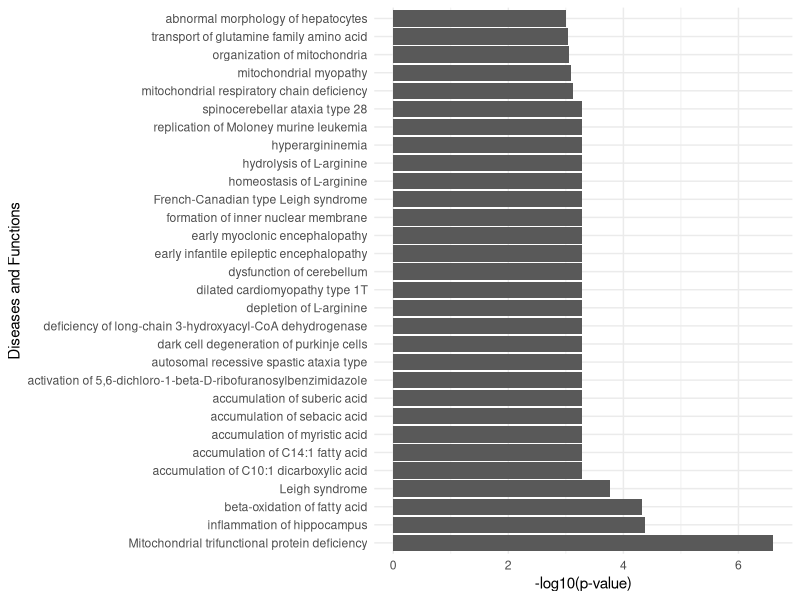
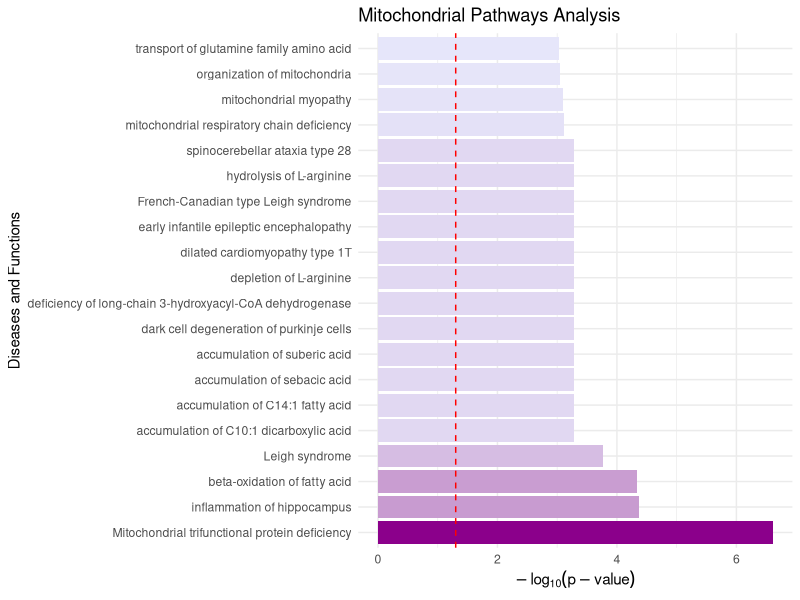
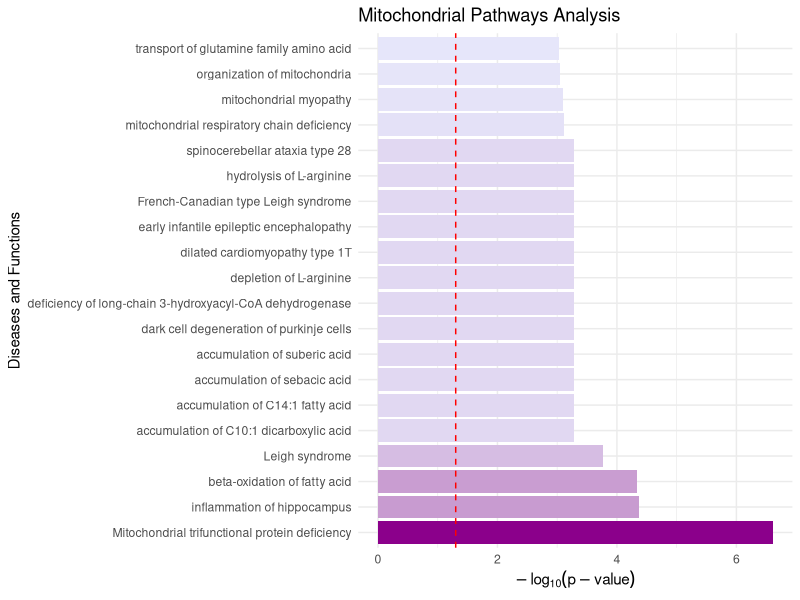

The R source for these figures, in order:
# Load necessary libraries
library(ggplot2)  # For data visualization

# IPA Analysis: Identifying Mitochondrial-Related Pathways
#####################################################################

# Creating vectors for each column: diseases/functions and their corresponding p-values
diseases_and_functions <- c(
  "Mitochondrial trifunctional protein deficiency",
  "inflammation of hippocampus",
  "beta-oxidation of fatty acid",
  "Leigh syndrome",
  "replication of Moloney murine leukemia",
  "dilated cardiomyopathy type 1T",
  "accumulation of suberic acid",
  "depletion of L-arginine",
  "accumulation of C10:1 dicarboxylic acid",
  "activation of 5,6-dichloro-1-beta-D-ribofuranosylbenzimidazole",
  "dysfunction of cerebellum",
  "autosomal recessive spastic ataxia type",
  "hyperargininemia",
  "dark cell degeneration of purkinje cells",
  "hydrolysis of L-arginine",
  "accumulation of sebacic acid",
  "early infantile epileptic encephalopathy",
  "formation of inner nuclear membrane",
  "early myoclonic encephalopathy",
  "homeostasis of L-arginine",
  "accumulation of myristic acid",
  "spinocerebellar ataxia type 28",
  "French-Canadian type Leigh syndrome",
  "deficiency of long-chain 3-hydroxyacyl-CoA dehydrogenase",
  "accumulation of C14:1 fatty acid",
  "mitochondrial respiratory chain deficiency",
  "mitochondrial myopathy",
  "organization of mitochondria",
  "transport of glutamine family amino acid",
  "abnormal morphology of hepatocytes"
)

p_values <- c(
  2.47E-07, 4.21E-05, 4.66E-05, 1.72E-04, 5.14E-04, 5.14E-04, 5.14E-04,
  5.14E-04, 5.14E-04, 5.14E-04, 5.14E-04, 5.14E-04, 5.14E-04, 5.14E-04,
  5.14E-04, 5.14E-04, 5.14E-04, 5.14E-04, 5.14E-04, 5.14E-04, 5.14E-04,
  5.14E-04, 5.14E-04, 5.14E-04, 5.14E-04, 7.63E-04, 8.02E-04, 8.81E-04,
  9.23E-04, 9.86E-04
)

# Combining vectors into a dataframe
dataframe <- data.frame(
  DiseasesAndFunctions = diseases_and_functions, 
  PValue = p_values,
  stringsAsFactors = FALSE  # Avoid converting strings to factors
)

# Calculate -log10(p-value) for better visualization of significance
dataframe$LogPValue <- -log10(dataframe$PValue)

# Initial Plotting: Horizontal Bar Chart of Significance Levels
#####################################################################
ggplot(dataframe, aes(x = reorder(DiseasesAndFunctions, -LogPValue), y = LogPValue)) +
  geom_bar(stat = "identity") +
  coord_flip() +  # Makes the bar chart horizontal
  xlab("Diseases and Functions") +
  ylab("-log10(p-value)") +
  theme_minimal()  # Uses a minimal theme for a cleaner look

# Filtering Data for Mitochondrial-Related Pathways
#####################################################################
# Selecting entries related to mitochondrial pathways based on prior analysis
mito_related_terms <- c(
  "Mitochondrial trifunctional protein deficiency",
  "inflammation of hippocampus",
  "beta-oxidation of fatty acid",
  "Leigh syndrome",
  "dilated cardiomyopathy type 1T",
  "accumulation of suberic acid",
  "depletion of L-arginine",
  "accumulation of C10:1 dicarboxylic acid",
  "dark cell degeneration of purkinje cells",
  "hydrolysis of L-arginine",
  "accumulation of sebacic acid",
  "early infantile epileptic encephalopathy",
  "spinocerebellar ataxia type 28",
  "French-Canadian type Leigh syndrome",
  "deficiency of long-chain 3-hydroxyacyl-CoA dehydrogenase",
  "accumulation of C14:1 fatty acid",
  "mitochondrial respiratory chain deficiency",
  "mitochondrial myopathy",
  "organization of mitochondria",
  "transport of glutamine family amino acid"
)

# Filtering the original dataframe for entries that are mitochondrial-related
mito_linked_dataframe <- dataframe[dataframe$DiseasesAndFunctions %in% mito_related_terms, ]

# Final Visualization: Enhanced Horizontal Bar Chart
#####################################################################
# Creating a more detailed horizontal bar chart with added aesthetics for mitochondrial-related pathways
ggplot(mito_linked_dataframe, aes(x = reorder(DiseasesAndFunctions, -LogPValue), y = LogPValue, fill = LogPValue)) +
  geom_bar(stat = "identity") +
  coord_flip() +  # Flips the axes to make the chart horizontal
  scale_fill_gradient(low = "lavender", high = "darkmagenta") +  # Adds a color gradient based on significance
  xlab("Diseases and Functions") +
  ylab(expression(-log[10](p-value))) +  # Uses mathematical notation for y-label
  geom_hline(yintercept = -log10(0.05), linetype = "dashed", color = "red") +  # Significance threshold line
  annotate("text", x = Inf, y = -log10(0.05), label = " Significance threshold (p < 0.05)", 
           hjust = 1.1, vjust = -0.5, color = "red", size = 3) +
  theme_minimal() +  # Minimal theme for a clean appearance
  theme(legend.position = "none") +  # Removes the legend to clean up the plot
  ggtitle("Mitochondrial Pathways Analysis")  # Adds a title to the plot

# Note: The significance threshold line is drawn at -log10(0.05) to visually indicate which findings are considered statistically significant.

# Optionally, save the enhanced plot to a file
ggsave("mitochondrial_pathways_analysis_enhanced.png", width = 10, height = 8, dpi = 300)
